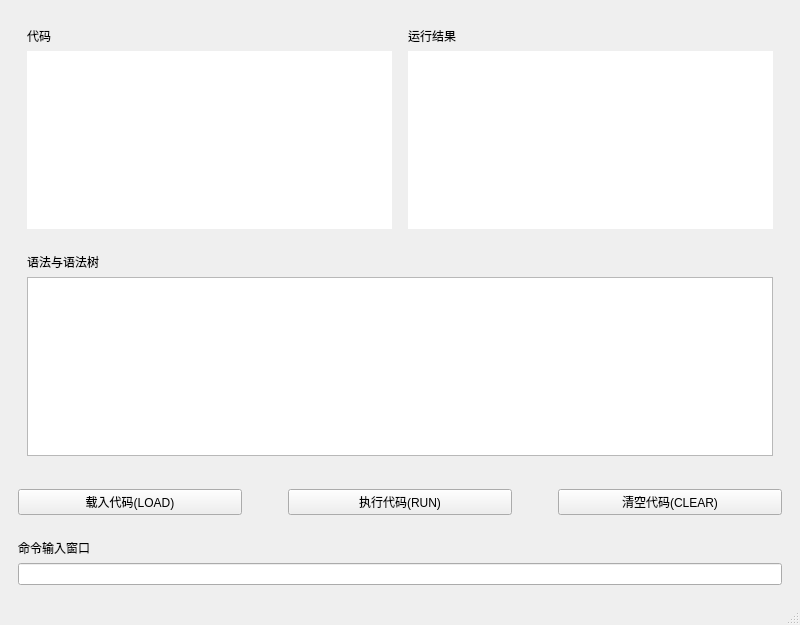
<?xml version="1.0" encoding="UTF-8"?>
<ui version="4.0">
 <class>MainWindow</class>
 <widget class="QMainWindow" name="MainWindow">
  <property name="geometry">
   <rect>
    <x>0</x>
    <y>0</y>
    <width>800</width>
    <height>625</height>
   </rect>
  </property>
  <property name="windowTitle">
   <string>MainWindow</string>
  </property>
  <widget class="QWidget" name="centralwidget">
   <layout class="QVBoxLayout" name="verticalLayout_6">
    <item>
     <widget class="QGroupBox" name="groupBox_3">
      <property name="styleSheet">
       <string notr="true">QGroupBox { border: none; }</string>
      </property>
      <property name="title">
       <string/>
      </property>
      <layout class="QVBoxLayout" name="verticalLayout_4">
       <item>
        <widget class="QGroupBox" name="groupBox">
         <property name="styleSheet">
          <string notr="true">border: 0px;</string>
         </property>
         <property name="title">
          <string/>
         </property>
         <property name="flat">
          <bool>false</bool>
         </property>
         <property name="checkable">
          <bool>false</bool>
         </property>
         <layout class="QHBoxLayout" name="horizontalLayout">
          <item>
           <layout class="QVBoxLayout" name="verticalLayout">
            <item>
             <widget class="QLabel" name="label">
              <property name="text">
               <string>代码</string>
              </property>
             </widget>
            </item>
            <item>
             <widget class="QTextBrowser" name="code_display">
              <property name="mouseTracking">
               <bool>false</bool>
              </property>
             </widget>
            </item>
           </layout>
          </item>
          <item>
           <spacer name="horizontalSpacer">
            <property name="orientation">
             <enum>Qt::Horizontal</enum>
            </property>
            <property name="sizeType">
             <enum>QSizePolicy::Fixed</enum>
            </property>
            <property name="sizeHint" stdset="0">
             <size>
              <width>10</width>
              <height>20</height>
             </size>
            </property>
           </spacer>
          </item>
          <item>
           <layout class="QVBoxLayout" name="verticalLayout_2">
            <item>
             <widget class="QLabel" name="label_2">
              <property name="text">
               <string>运行结果</string>
              </property>
             </widget>
            </item>
            <item>
             <widget class="QTextBrowser" name="result_display">
              <property name="mouseTracking">
               <bool>false</bool>
              </property>
             </widget>
            </item>
           </layout>
          </item>
         </layout>
        </widget>
       </item>
       <item>
        <widget class="QGroupBox" name="groupBox_2">
         <property name="styleSheet">
          <string notr="true">QGroupBox { border: none; }</string>
         </property>
         <property name="title">
          <string/>
         </property>
         <layout class="QVBoxLayout" name="verticalLayout_3">
          <item>
           <widget class="QLabel" name="label_3">
            <property name="text">
             <string>语法与语法树</string>
            </property>
           </widget>
          </item>
          <item>
           <widget class="QTextBrowser" name="tree_display">
            <property name="mouseTracking">
             <bool>false</bool>
            </property>
            <property name="acceptDrops">
             <bool>true</bool>
            </property>
            <property name="frameShape">
             <enum>QFrame::StyledPanel</enum>
            </property>
           </widget>
          </item>
         </layout>
        </widget>
       </item>
      </layout>
     </widget>
    </item>
    <item>
     <widget class="QGroupBox" name="groupBox_4">
      <property name="styleSheet">
       <string notr="true">QGroupBox { margin: 0px; border: 1px solid gray; }
QGroupBox { border: none; }</string>
      </property>
      <property name="title">
       <string/>
      </property>
      <layout class="QHBoxLayout" name="horizontalLayout_2">
       <item>
        <widget class="QPushButton" name="load">
         <property name="text">
          <string>载入代码(LOAD)</string>
         </property>
         <property name="iconSize">
          <size>
           <width>17</width>
           <height>29</height>
          </size>
         </property>
        </widget>
       </item>
       <item>
        <spacer name="horizontalSpacer_2">
         <property name="orientation">
          <enum>Qt::Horizontal</enum>
         </property>
         <property name="sizeType">
          <enum>QSizePolicy::Fixed</enum>
         </property>
         <property name="sizeHint" stdset="0">
          <size>
           <width>40</width>
           <height>20</height>
          </size>
         </property>
        </spacer>
       </item>
       <item>
        <widget class="QPushButton" name="run">
         <property name="text">
          <string>执行代码(RUN)</string>
         </property>
        </widget>
       </item>
       <item>
        <spacer name="horizontalSpacer_3">
         <property name="orientation">
          <enum>Qt::Horizontal</enum>
         </property>
         <property name="sizeType">
          <enum>QSizePolicy::Fixed</enum>
         </property>
         <property name="sizeHint" stdset="0">
          <size>
           <width>40</width>
           <height>20</height>
          </size>
         </property>
        </spacer>
       </item>
       <item>
        <widget class="QPushButton" name="clear">
         <property name="text">
          <string>清空代码(CLEAR)</string>
         </property>
        </widget>
       </item>
      </layout>
     </widget>
    </item>
    <item>
     <widget class="QGroupBox" name="groupBox_5">
      <property name="styleSheet">
       <string notr="true">QGroupBox { border: none; }</string>
      </property>
      <property name="title">
       <string/>
      </property>
      <layout class="QVBoxLayout" name="verticalLayout_5">
       <item>
        <widget class="QLabel" name="label_4">
         <property name="text">
          <string>命令输入窗口</string>
         </property>
        </widget>
       </item>
       <item>
        <widget class="QLineEdit" name="input"/>
       </item>
      </layout>
     </widget>
    </item>
   </layout>
  </widget>
  <widget class="QMenuBar" name="menubar">
   <property name="geometry">
    <rect>
     <x>0</x>
     <y>0</y>
     <width>800</width>
     <height>21</height>
    </rect>
   </property>
  </widget>
  <widget class="QStatusBar" name="statusbar"/>
 </widget>
 <resources/>
 <connections/>
</ui>
